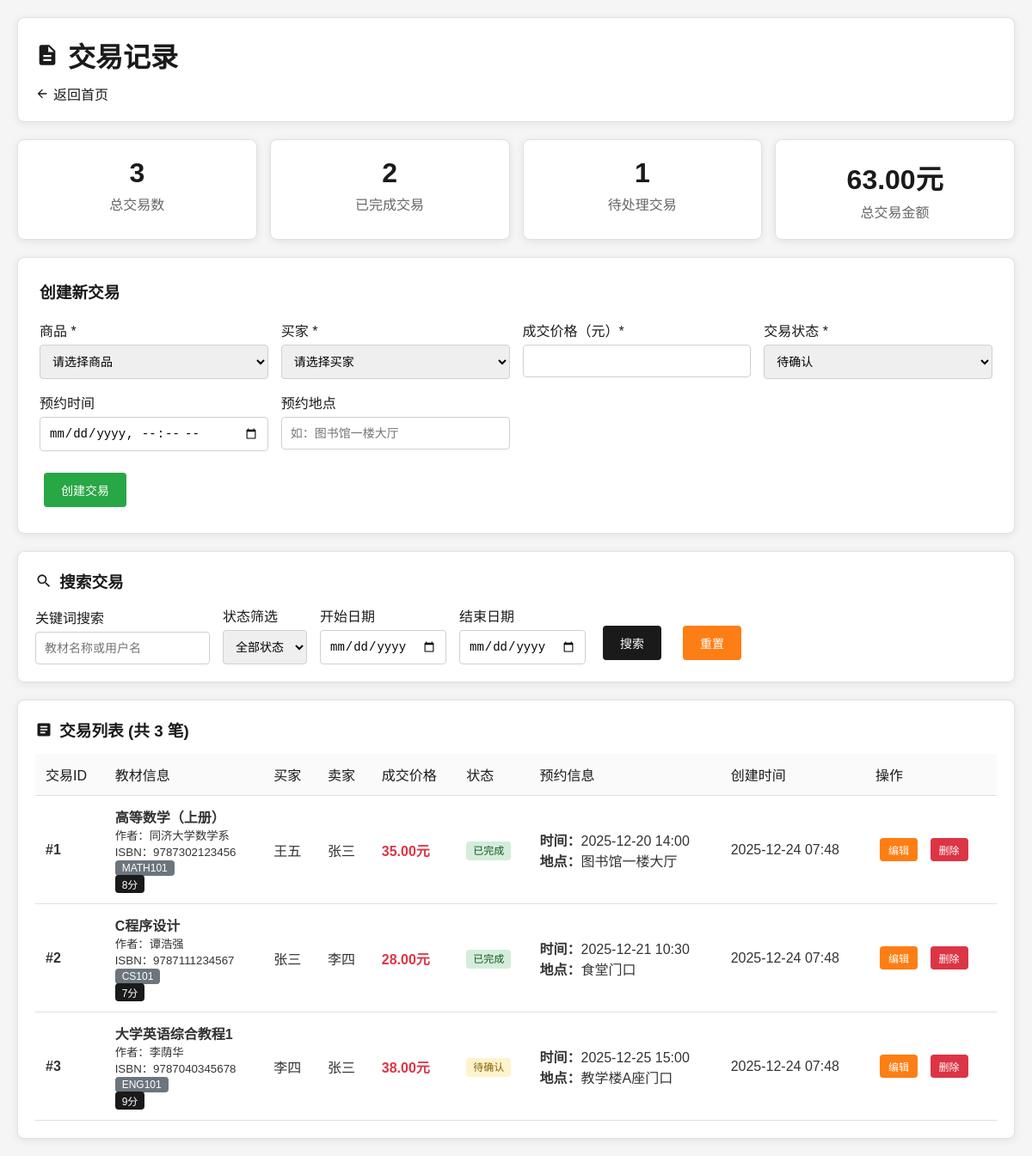
/transactions.php (signed in), run on the app's committed database.
### tables this page shows
CREATE TABLE transactions (
    transaction_id INT PRIMARY KEY AUTO_INCREMENT,
    product_id INT NOT NULL,
    buyer_id INT NOT NULL,
    seller_id INT NOT NULL,
    price DECIMAL(10,2) NOT NULL,
    status ENUM('pending', 'confirmed', 'completed', 'cancelled') DEFAULT 'pending',
    appointment_time DATETIME,
    appointment_location VARCHAR(200),
    created_at TIMESTAMP DEFAULT CURRENT_TIMESTAMP,
    updated_at TIMESTAMP DEFAULT CURRENT_TIMESTAMP ON UPDATE CURRENT_TIMESTAMP,
    FOREIGN KEY (product_id) REFERENCES products(product_id),
    FOREIGN KEY (buyer_id) REFERENCES users(user_id),
    FOREIGN KEY (seller_id) REFERENCES users(user_id)
);

CREATE TABLE textbooks (
    book_id INT PRIMARY KEY AUTO_INCREMENT,
    isbn VARCHAR(20) NOT NULL,
    title VARCHAR(200) NOT NULL,
    author VARCHAR(100),
    publisher VARCHAR(100),
    edition VARCHAR(20),
    course_code VARCHAR(20),
    course_name VARCHAR(100),
    teacher_name VARCHAR(50),
    original_price DECIMAL(10,2),
    created_at TIMESTAMP DEFAULT CURRENT_TIMESTAMP
);

CREATE TABLE products (
    product_id INT PRIMARY KEY AUTO_INCREMENT,
    seller_id INT NOT NULL,
    book_id INT NOT NULL,
    condition_score TINYINT DEFAULT 5 COMMENT '教材新旧程度1-10分',
    selling_price DECIMAL(10,2) NOT NULL,
    description TEXT,
    status ENUM('available', 'reserved', 'sold') DEFAULT 'available',
    images VARCHAR(500) COMMENT '图片路径，多个用逗号分隔',
    created_at TIMESTAMP DEFAULT CURRENT_TIMESTAMP,
    updated_at TIMESTAMP DEFAULT CURRENT_TIMESTAMP ON UPDATE CURRENT_TIMESTAMP,
    FOREIGN KEY (seller_id) REFERENCES users(user_id),
    FOREIGN KEY (book_id) REFERENCES textbooks(book_id)
);

CREATE TABLE users (
    user_id INT PRIMARY KEY AUTO_INCREMENT,
    username VARCHAR(50) UNIQUE NOT NULL,
    password VARCHAR(255) NOT NULL,
    email VARCHAR(100) UNIQUE NOT NULL,
    phone VARCHAR(20),
    student_id VARCHAR(20),
    credit_score DECIMAL(3,1) DEFAULT 5.0,
    created_at TIMESTAMP DEFAULT CURRENT_TIMESTAMP,
    updated_at TIMESTAMP DEFAULT CURRENT_TIMESTAMP ON UPDATE CURRENT_TIMESTAMP
);

### config.php (called while the page is built, shortened)
<?php
function formatPrice($price) {
    return number_format($price, 2) . '元';
}
function formatDate($date) {
    return date('Y-m-d H:i', strtotime($date));
}
function getStatusText($status) {
    $statusMap = [
        'available' => '可售',
        'reserved' => '预订中',
        'sold' => '已售',
        'pending' => '待确认',
        'confirmed' => '已确认',
        'completed' => '已完成',
        'cancelled' => '已取消',
        'active' => '求购中',
        'matched' => '已匹配',
        'closed' => '已关闭'
    ];
    return isset($statusMap[$status]) ? $statusMap[$status] : $status;
}
?>

### transactions.php (the view, shortened to what this page needs)
<?php
require_once 'config.php';
$pdo = getDBConnection();
$search = isset($_GET['search']) ? sanitizeInput($_GET['search']) : '';
$date_from = isset($_GET['date_from']) ? sanitizeInput($_GET['date_from']) : '';
$date_to = isset($_GET['date_to']) ? sanitizeInput($_GET['date_to']) : '';
$where_conditions = [];
$params = [];
$where_clause = $where_conditions ? 'WHERE ' . implode(' AND ', $where_conditions) : '';
$sql = "SELECT tr.*, p.selling_price as original_price, p.condition_score,
               t.title, t.author, t.isbn, t.course_code,
               ub.username as buyer_name, us.username as seller_name
        FROM transactions tr
        LEFT JOIN products p ON tr.product_id = p.product_id
        LEFT JOIN textbooks t ON p.book_id = t.book_id
        LEFT JOIN users ub ON tr.buyer_id = ub.user_id
        LEFT JOIN users us ON tr.seller_id = us.user_id
        $where_clause
        ORDER BY tr.created_at DESC";
$stmt = $pdo->prepare($sql);
$stmt->execute($params);
$transactions = $stmt->fetchAll();
$edit_transaction = null;
?>
<!DOCTYPE html>
<html lang="zh-CN">
<head>
</head>
<body>
    <div class="container">
        <div class="header">
            <h1>
                <svg viewBox="0 0 24 24"><path d="M14 2H6c-1.1 0-1.99.9-1.99 2L4 20c0 1.1.89 2 1.99 2H18c1.1 0 2-.9 2-2V8l-6-6zm2 16H8v-2h8v2zm0-4H8v-2h8v2zm-3-5V3.5L18.5 9H13z"/></svg>
                交易记录
            </h1>
            <p>
                <a href="index.php" class="nav-link">
                    <svg viewBox="0 0 24 24"><path d="M20 11H7.83l5.59-5.59L12 4l-8 8 8 8 1.41-1.41L7.83 13H20v-2z"/></svg>
                    返回首页
                </a>
            </p>
        </div>
        <div class="stats-grid">
            <?php
            $total_transactions = count($transactions);
            $completed_transactions = count(array_filter($transactions, function($t) { return $t['status'] === 'completed'; }));
            $pending_transactions = count(array_filter($transactions, function($t) { return $t['status'] === 'pending'; }));
            $total_amount = array_sum(array_map(function($t) { return $t['status'] === 'completed' ? $t['price'] : 0; }, $transactions));
            ?>
            <div class="stat-card">
                <div class="stat-number"><?php echo $total_transactions; ?></div>
                <div class="stat-label">总交易数</div>
            </div>
            <div class="stat-card">
                <div class="stat-number"><?php echo $completed_transactions; ?></div>
                <div class="stat-label">已完成交易</div>
            </div>
            <div class="stat-card">
                <div class="stat-number"><?php echo $pending_transactions; ?></div>
                <div class="stat-label">待处理交易</div>
            </div>
            <div class="stat-card">
                <div class="stat-number"><?php echo number_format($total_amount, 2); ?>元</div>
                <div class="stat-label">总交易金额</div>
            </div>
        </div>
        <div class="form-section">
            <h3><?php echo $edit_transaction ? '编辑交易' : '创建新交易'; ?></h3>
            <form method="POST">
                <div class="form-grid">
                    <?php if (!$edit_transaction): ?>
                    <div class="form-group">
                        <label for="product_id">商品 *</label>
                        <select id="product_id" name="product_id" required>
                            <option value="">请选择商品</option>
                        </select>
                    </div>
                    <div class="form-group">
                        <label for="buyer_id">买家 *</label>
                        <select id="buyer_id" name="buyer_id" required>
                            <option value="">请选择买家</option>
                        </select>
                    </div>
                    <div class="form-group">
                        <label for="price">成交价格（元）*</label>
                        <input type="number" step="0.01" id="price" name="price" required>
                    </div>
                    <?php endif; ?>
                    <div class="form-group">
                        <label for="status">交易状态 *</label>
                        <select id="status" name="status" required>
                            <option value="pending" <?php echo ($edit_transaction && $edit_transaction['status'] == 'pending') ? 'selected' : ''; ?>>待确认</option>
                        </select>
                    </div>
                    <div class="form-group">
                        <label for="appointment_time">预约时间</label>
                        <input type="datetime-local" id="appointment_time" name="appointment_time"
                               value="<?php echo $edit_transaction && $edit_transaction['appointment_time'] ? date('Y-m-d\TH:i', strtotime($edit_transaction['appointment_time'])) : ''; ?>">
                    </div>
                    <div class="form-group">
                        <label for="appointment_location">预约地点</label>
                        <input type="text" id="appointment_location" name="appointment_location"
                               placeholder="如：图书馆一楼大厅"
                               value="<?php echo $edit_transaction ? htmlspecialchars($edit_transaction['appointment_location']) : ''; ?>">
                    </div>
                </div>
                <button type="submit" class="btn btn-success">
                    <?php echo $edit_transaction ? '更新交易' : '创建交易'; ?>
                </button>
            </form>
        </div>
        <div class="search-section">
            <h3>
                <svg viewBox="0 0 24 24"><path d="M15.5 14h-.79l-.28-.27C15.41 12.59 16 11.11 16 9.5 16 5.91 13.09 3 9.5 3S3 5.91 3 9.5 5.91 16 9.5 16c1.61 0 3.09-.59 4.23-1.57l.27.28v.79l5 4.99L20.49 19l-4.99-5zm-6 0C7.01 14 5 11.99 5 9.5S7.01 5 9.5 5 14 7.01 14 9.5 11.99 14 9.5 14z"/></svg>
                搜索交易
            </h3>
            <form method="GET" class="search-form">
                <div class="form-group">
                    <label for="search">关键词搜索</label>
                    <input type="text" id="search" name="search" placeholder="教材名称或用户名" value="<?php echo htmlspecialchars($search); ?>">
                </div>
                <div class="form-group">
                    <label for="status_filter">状态筛选</label>
                    <select id="status_filter" name="status_filter">
                        <option value="">全部状态</option>
                    </select>
                </div>
                <div class="form-group">
                    <label for="date_from">开始日期</label>
                    <input type="date" id="date_from" name="date_from" value="<?php echo htmlspecialchars($date_from); ?>">
                </div>
                <div class="form-group">
                    <label for="date_to">结束日期</label>
                    <input type="date" id="date_to" name="date_to" value="<?php echo htmlspecialchars($date_to); ?>">
                </div>
                <button type="submit" class="btn btn-primary">搜索</button>
                <a href="transactions.php" class="btn btn-warning">重置</a>
            </form>
        </div>
        <div class="table-section">
            <h3>
                <svg viewBox="0 0 24 24"><path d="M19 3H5c-1.1 0-2 .9-2 2v14c0 1.1.9 2 2 2h14c1.1 0 2-.9 2-2V5c0-1.1-.9-2-2-2zm-5 14H7v-2h7v2zm3-4H7v-2h10v2zm0-4H7V7h10v2z"/></svg>
                交易列表 (共 <?php echo count($transactions); ?> 笔)
            </h3>
            <?php if (empty($transactions)): ?>
                <p style="text-align: center; color: #666; margin: 40px 0;">暂无交易记录</p>
            <?php else: ?>
                <table>
                    <thead>
                        <tr>
                            <th>交易ID</th>
                            <th>教材信息</th>
                            <th>买家</th>
                            <th>卖家</th>
                            <th>成交价格</th>
                            <th>状态</th>
                            <th>预约信息</th>
                            <th>创建时间</th>
                            <th>操作</th>
                        </tr>
                    </thead>
                    <tbody>
                        <?php foreach ($transactions as $transaction): ?>
                            <tr>
                                <td><strong>#<?php echo $transaction['transaction_id']; ?></strong></td>
                                <td>
                                    <strong><?php echo htmlspecialchars($transaction['title']); ?></strong><br>
                                    <small>作者：<?php echo htmlspecialchars($transaction['author']); ?></small><br>
                                    <small>ISBN：<?php echo htmlspecialchars($transaction['isbn']); ?></small>
                                    <?php if ($transaction['course_code']): ?>
                                        <br><span class="course-tag"><?php echo htmlspecialchars($transaction['course_code']); ?></span>
                                    <?php endif; ?>
                                    <?php if ($transaction['condition_score']): ?>
                                        <br><span class="condition-score"><?php echo $transaction['condition_score']; ?>分</span>
                                    <?php endif; ?>
                                </td>
                                <td><?php echo htmlspecialchars($transaction['buyer_name']); ?></td>
                                <td><?php echo htmlspecialchars($transaction['seller_name']); ?></td>
                                <td>
                                    <span class="price"><?php echo formatPrice($transaction['price']); ?></span>
                                </td>
                                <td>
                                    <span class="status-badge status-<?php echo $transaction['status']; ?>">
                                        <?php echo getStatusText($transaction['status']); ?>
                                    </span>
                                </td>
                                <td>
                                    <?php if ($transaction['appointment_time']): ?>
                                        <strong>时间：</strong><?php echo formatDate($transaction['appointment_time']); ?><br>
                                    <?php endif; ?>
                                    <?php if ($transaction['appointment_location']): ?>
                                        <strong>地点：</strong><?php echo htmlspecialchars($transaction['appointment_location']); ?>
                                    <?php else: ?>
                                        <span style="color: #999;">未设置</span>
                                    <?php endif; ?>
                                </td>
                                <td><?php echo formatDate($transaction['created_at']); ?></td>
                                <td>
                                    <a href="?edit=<?php echo $transaction['transaction_id']; ?>" class="btn btn-warning btn-small">编辑</a>
                                    <form method="POST" style="display: inline;" onsubmit="return confirm('确定要删除这笔交易记录吗？')">
                                        <button type="submit" class="btn btn-danger btn-small">删除</button>
                                    </form>
                                </td>
                            </tr>
                        <?php endforeach; ?>
                    </tbody>
                </table>
            <?php endif; ?>
        </div>
    </div>
</body>
</html>

### data on the page
transactions: transaction_id "1", textbooks.title "高等数学（上册）", textbooks.author "同济大学数学系", textbooks.isbn "9787302123456", textbooks.course_code "MATH101", product.condition_score "8", buyer.username "王五", seller.username "张三", price "35.00元", status "已完成", appointment_time "2025-12-20 14:00", appointment_location "图书馆一楼大厅", created_at "2025-12-24 07:48"
transactions: transaction_id "2", textbooks.title "C程序设计", textbooks.author "谭浩强", textbooks.isbn "9787111234567", textbooks.course_code "CS101", product.condition_score "7", buyer.username "张三", seller.username "李四", price "28.00元", status "已完成", appointment_time "2025-12-21 10:30", appointment_location "食堂门口", created_at "2025-12-24 07:48"
transactions: transaction_id "3", textbooks.title "大学英语综合教程1", textbooks.author "李荫华", textbooks.isbn "9787040345678", textbooks.course_code "ENG101", product.condition_score "9", buyer.username "李四", seller.username "张三", price "38.00元", status "待确认", appointment_time "2025-12-25 15:00", appointment_location "教学楼A座门口", created_at "2025-12-24 07:48"

### other printed values
$total_transactions "3"
$completed_transactions "2"
$pending_transactions "1"
$total_amount "63.00"
count($transactions) "3"
